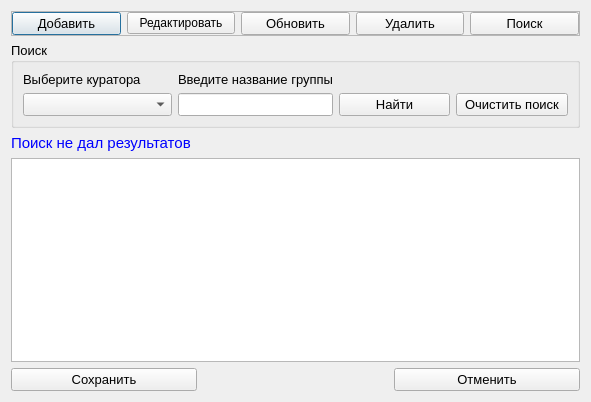
<?xml version="1.0" encoding="UTF-8"?>
<ui version="4.0">
 <class>groups</class>
 <widget class="QDialog" name="groups">
  <property name="geometry">
   <rect>
    <x>0</x>
    <y>0</y>
    <width>591</width>
    <height>402</height>
   </rect>
  </property>
  <property name="windowTitle">
   <string>Группы</string>
  </property>
  <layout class="QGridLayout" name="gridLayout_3">
   <item row="0" column="0" colspan="3">
    <widget class="QFrame" name="frame">
     <property name="frameShape">
      <enum>QFrame::StyledPanel</enum>
     </property>
     <property name="frameShadow">
      <enum>QFrame::Raised</enum>
     </property>
     <layout class="QGridLayout" name="gridLayout_2">
      <property name="leftMargin">
       <number>0</number>
      </property>
      <property name="topMargin">
       <number>0</number>
      </property>
      <property name="rightMargin">
       <number>0</number>
      </property>
      <property name="bottomMargin">
       <number>0</number>
      </property>
      <item row="0" column="0">
       <widget class="QPushButton" name="pushButton_add">
        <property name="font">
         <font>
          <pointsize>10</pointsize>
         </font>
        </property>
        <property name="text">
         <string>Добавить</string>
        </property>
        <property name="icon">
         <iconset resource="resourses.qrc">
          <normaloff>:/img/img/add.png</normaloff>:/img/img/add.png</iconset>
        </property>
       </widget>
      </item>
      <item row="0" column="4">
       <widget class="QPushButton" name="pushButton_search">
        <property name="font">
         <font>
          <pointsize>10</pointsize>
         </font>
        </property>
        <property name="text">
         <string>Поиск</string>
        </property>
        <property name="icon">
         <iconset resource="resourses.qrc">
          <normaloff>:/img/img/find.png</normaloff>:/img/img/find.png</iconset>
        </property>
       </widget>
      </item>
      <item row="0" column="3">
       <widget class="QPushButton" name="pushButton_del">
        <property name="font">
         <font>
          <pointsize>10</pointsize>
         </font>
        </property>
        <property name="text">
         <string>Удалить</string>
        </property>
        <property name="icon">
         <iconset resource="resourses.qrc">
          <normaloff>:/img/img/delete.png</normaloff>:/img/img/delete.png</iconset>
        </property>
       </widget>
      </item>
      <item row="0" column="2">
       <widget class="QPushButton" name="pushButton_update">
        <property name="font">
         <font>
          <pointsize>10</pointsize>
         </font>
        </property>
        <property name="text">
         <string>Обновить</string>
        </property>
        <property name="icon">
         <iconset resource="resourses.qrc">
          <normaloff>:/img/img/refresh.png</normaloff>:/img/img/refresh.png</iconset>
        </property>
       </widget>
      </item>
      <item row="0" column="1">
       <widget class="QPushButton" name="pushButton_edit">
        <property name="text">
         <string>Редактировать</string>
        </property>
        <property name="icon">
         <iconset resource="resourses.qrc">
          <normaloff>:/img/img/edit.png</normaloff>:/img/img/edit.png</iconset>
        </property>
       </widget>
      </item>
     </layout>
    </widget>
   </item>
   <item row="1" column="0" colspan="3">
    <widget class="QGroupBox" name="groupBox_search">
     <property name="font">
      <font>
       <pointsize>10</pointsize>
      </font>
     </property>
     <property name="title">
      <string>Поиск</string>
     </property>
     <layout class="QGridLayout" name="gridLayout" columnstretch="4,4,3,3">
      <item row="0" column="0">
       <widget class="QLabel" name="label">
        <property name="font">
         <font>
          <pointsize>10</pointsize>
         </font>
        </property>
        <property name="text">
         <string>Выберите куратора</string>
        </property>
       </widget>
      </item>
      <item row="0" column="1">
       <widget class="QLabel" name="label_2">
        <property name="font">
         <font>
          <pointsize>10</pointsize>
         </font>
        </property>
        <property name="text">
         <string>Введите название группы</string>
        </property>
       </widget>
      </item>
      <item row="1" column="0">
       <widget class="QComboBox" name="comboBox_kutator">
        <property name="font">
         <font>
          <pointsize>10</pointsize>
         </font>
        </property>
       </widget>
      </item>
      <item row="1" column="1">
       <widget class="QLineEdit" name="lineEdit_nazvanie">
        <property name="font">
         <font>
          <pointsize>10</pointsize>
         </font>
        </property>
        <property name="clearButtonEnabled">
         <bool>true</bool>
        </property>
       </widget>
      </item>
      <item row="1" column="2">
       <widget class="QPushButton" name="pushButton_find">
        <property name="font">
         <font>
          <pointsize>10</pointsize>
         </font>
        </property>
        <property name="text">
         <string>Найти</string>
        </property>
        <property name="icon">
         <iconset resource="resourses.qrc">
          <normaloff>:/img/img/findOk.png</normaloff>:/img/img/findOk.png</iconset>
        </property>
       </widget>
      </item>
      <item row="1" column="3">
       <widget class="QPushButton" name="pushButton_clear">
        <property name="font">
         <font>
          <pointsize>10</pointsize>
         </font>
        </property>
        <property name="text">
         <string>Очистить поиск</string>
        </property>
        <property name="icon">
         <iconset resource="resourses.qrc">
          <normaloff>:/img/img/clear.png</normaloff>:/img/img/clear.png</iconset>
        </property>
       </widget>
      </item>
     </layout>
    </widget>
   </item>
   <item row="2" column="0" colspan="2">
    <widget class="QLabel" name="label_result">
     <property name="maximumSize">
      <size>
       <width>16777215</width>
       <height>20</height>
      </size>
     </property>
     <property name="font">
      <font>
       <pointsize>11</pointsize>
      </font>
     </property>
     <property name="styleSheet">
      <string notr="true">color:rgb(0, 0, 255)</string>
     </property>
     <property name="text">
      <string>Поиск не дал результатов</string>
     </property>
    </widget>
   </item>
   <item row="4" column="0">
    <widget class="QPushButton" name="pushButton_save">
     <property name="font">
      <font>
       <pointsize>10</pointsize>
      </font>
     </property>
     <property name="text">
      <string>Сохранить</string>
     </property>
     <property name="icon">
      <iconset resource="resourses.qrc">
       <normaloff>:/img/img/save.png</normaloff>:/img/img/save.png</iconset>
     </property>
    </widget>
   </item>
   <item row="4" column="1">
    <widget class="QLabel" name="label_naideno">
     <property name="font">
      <font>
       <pointsize>12</pointsize>
      </font>
     </property>
     <property name="styleSheet">
      <string notr="true">color:rgb(85, 0, 255)</string>
     </property>
     <property name="text">
      <string/>
     </property>
    </widget>
   </item>
   <item row="4" column="2">
    <widget class="QPushButton" name="pushButton_cancel">
     <property name="font">
      <font>
       <pointsize>10</pointsize>
      </font>
     </property>
     <property name="text">
      <string>Отменить</string>
     </property>
     <property name="icon">
      <iconset resource="resourses.qrc">
       <normaloff>:/img/img/cancel.png</normaloff>:/img/img/cancel.png</iconset>
     </property>
    </widget>
   </item>
   <item row="3" column="0" colspan="3">
    <widget class="QTableView" name="tableView">
     <property name="font">
      <font>
       <pointsize>10</pointsize>
      </font>
     </property>
     <property name="alternatingRowColors">
      <bool>true</bool>
     </property>
     <property name="selectionMode">
      <enum>QAbstractItemView::SingleSelection</enum>
     </property>
     <property name="selectionBehavior">
      <enum>QAbstractItemView::SelectRows</enum>
     </property>
    </widget>
   </item>
  </layout>
 </widget>
 <resources>
  <include location="resourses.qrc"/>
 </resources>
 <connections/>
</ui>
